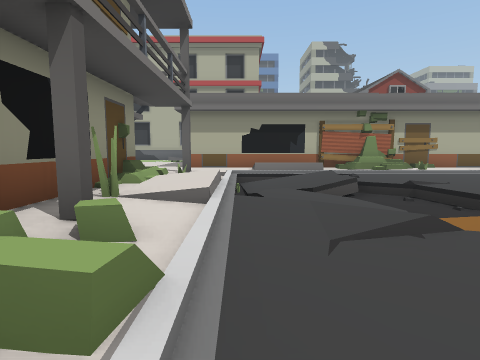
view 1 (above)

12 first-person views from a walk through a scene from a Unity 3-D project. The camera is 1.4 m above the floor, tilts 6° down and sees 80° across. The floor is counted in squares, 2 m on a side. Each view is taken from the middle of a square. On the plan, view 1 faces up. The plan holds only what a view shows up to about 10 squares ahead; the rest is blank. The place goes on beyond the plan.

view 2
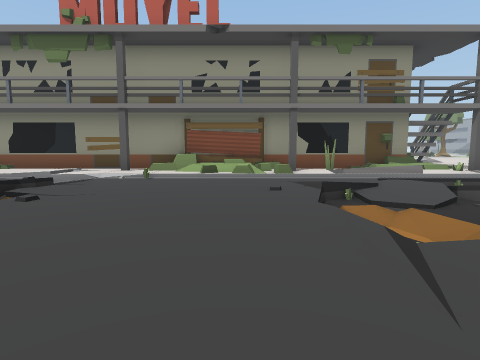

view 3
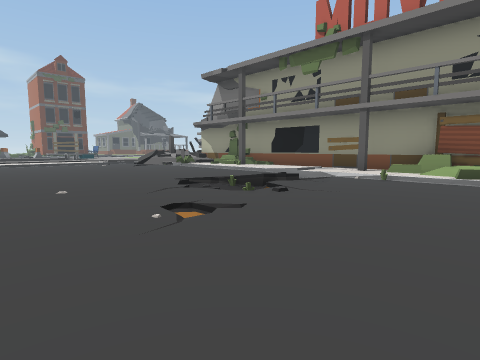

view 4
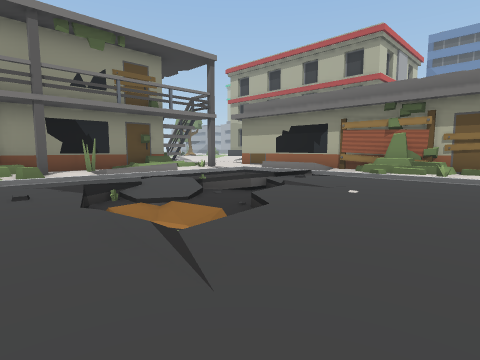

view 5
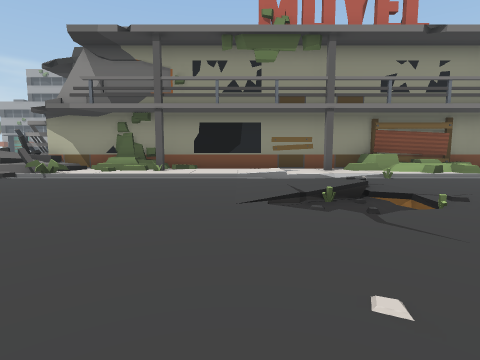

view 6
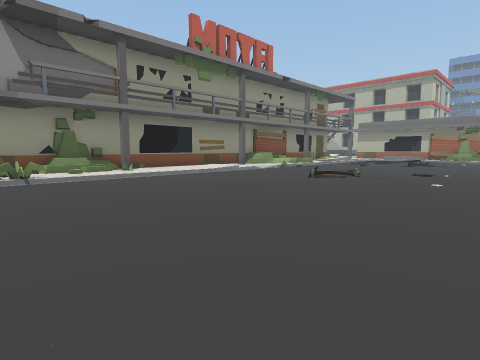

view 7
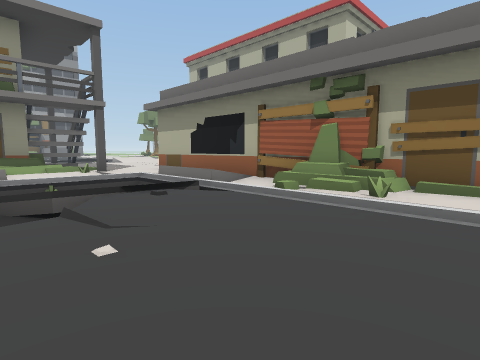

view 8
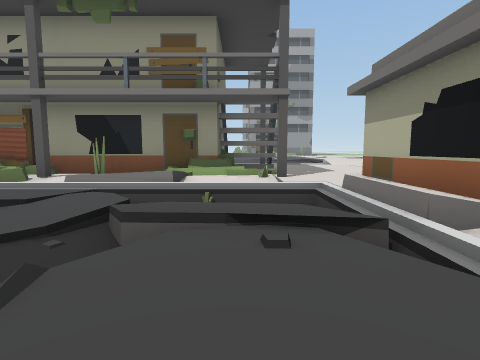

view 9
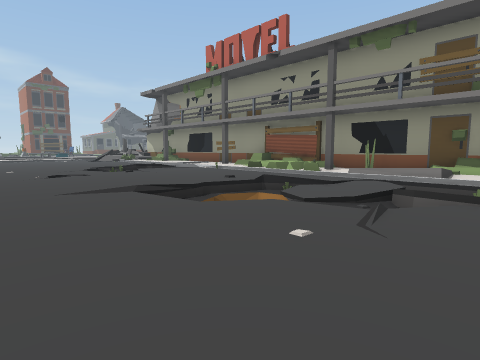

view 10
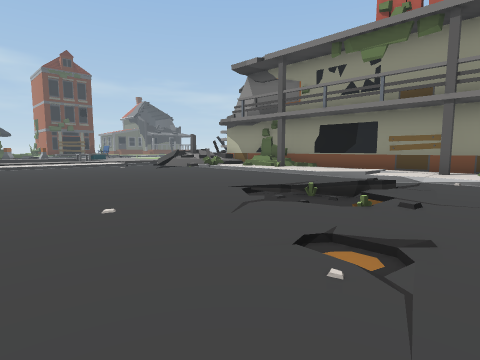

view 11
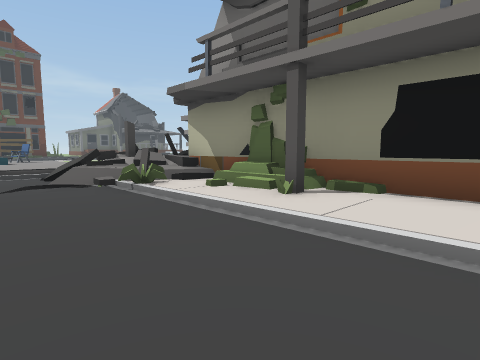

view 12
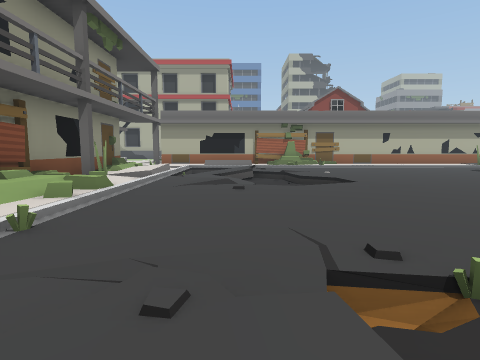

### Floor plan
Key: @ floor where view 1 was taken; # wall or solid block; . main floor; : floor 0.25 m higher than the main floor; + floor 0.5 m higher than the main floor; - floor 1 m lower than the main floor; / step, stairs or slope; = window, fence, low wall or low ledge; ^ raised ledge.
Columns run from 5 left of view 1 to 7 right of it. Each row starts with its distance up from view 1.
 11 ::
 10 ::::#########
  9 :::::://..=//
  8  #:/#//=.....
  7  ^//.////....
  6  ##//////....
  5   #//////....
  4   ##//////...
  3   ###../-//..
  2   #//...///..
  1   #//........
  0   #+/@.......
 -1   ##:........
 -2   #:#...../..
 -3   #::.////...
 -4   #://..//...
 -5   #::........
 -6   #::........
 -7   #/#........
 -8   #//........
 -9   #//........
-10   #/==.......
-11   #==#.......

Positions as (right, up) in squares from view 1, and headings:
1: (0, 0), facing up
2: (7, 1), facing left
3: (7, 1), facing down-left
4: (7, 1), facing up-left
5: (7, -5), facing left
6: (7, -11), facing up-left
7: (7, 5), facing up-left
8: (5, 7), facing left
9: (7, 7), facing down-left
10: (7, -1), facing down-left
11: (2, -5), facing down-left
12: (2, -4), facing up
